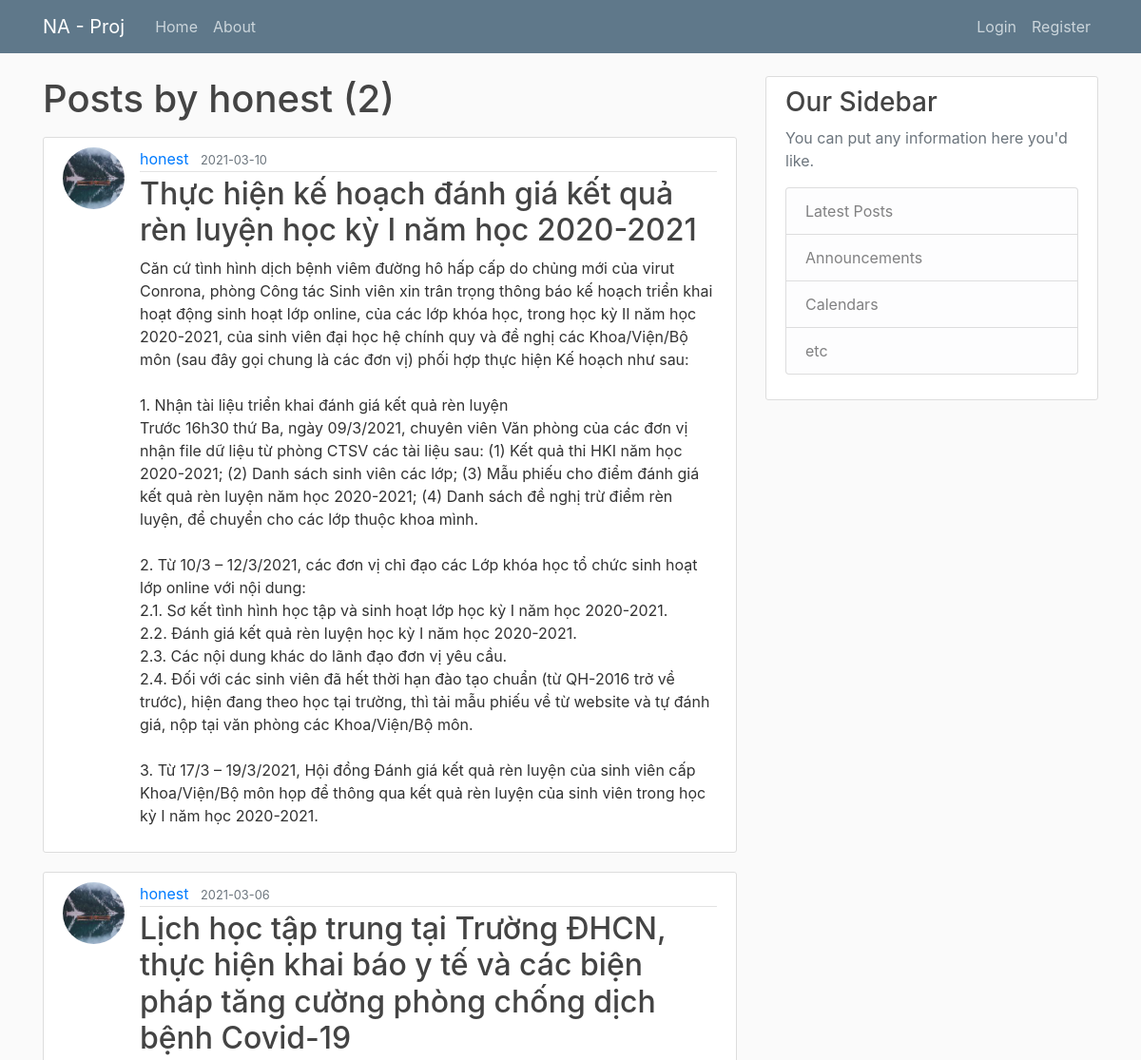
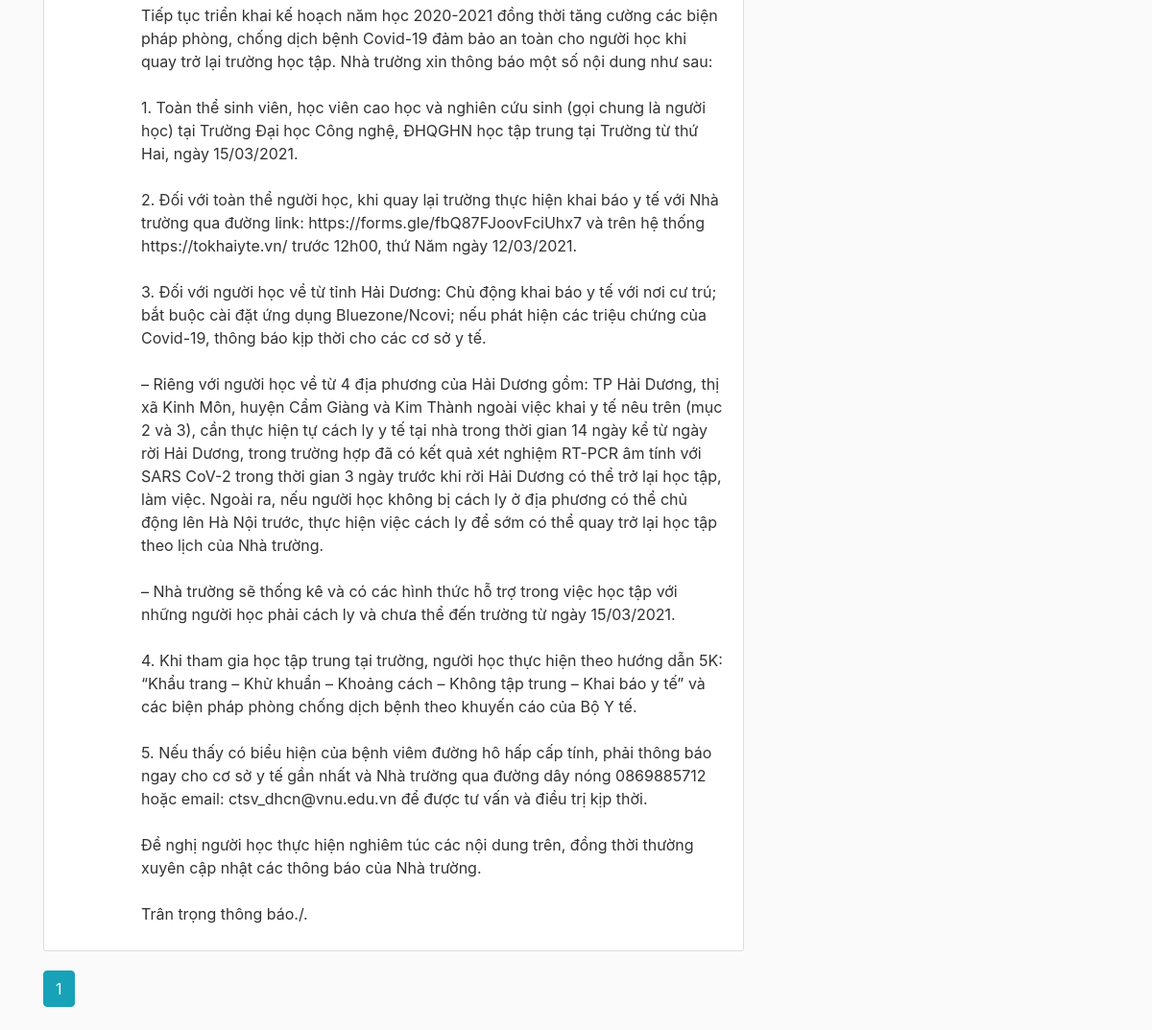
The app's page /user/honest with its own data (2 pictures, top to bottom).
### na_service/models.py (models this page shows, shortened)
class User(db.Model, UserMixin):
    id = db.Column(db.Integer, primary_key=True)
    username = db.Column(db.String(20), unique=True, nullable=False)
    email = db.Column(db.String(120), unique=True, nullable=False)
    image_file = db.Column(db.String(20), nullable=False, default='default.jpg')
    password = db.Column(db.String(60), nullable=False)
    posts = db.relationship('Post', backref='author', lazy=True)

class Post(db.Model):
    id = db.Column(db.Integer, primary_key=True)
    title = db.Column(db.String(100), nullable=False)
    date_posted = db.Column(db.DateTime, nullable=False, default=datetime.utcnow())
    content = db.Column(db.Text, nullable=False)
    user_id = db.Column(db.Integer, db.ForeignKey('user.id'), nullable=False)

### na_service/users/routes.py (the view)
@users.route('/user/<string:username>')
def user_posts(username):
    page = request.args.get('page', 1, type=int) # 1 la gia tri default cua thang page
    user = User.query.filter_by(username=username).first_or_404()
    posts = Post.query.filter_by(author=user).order_by(Post.date_posted.desc()).paginate(page=page, per_page=5)
    return render_template("user_post.html", posts=posts, user=user)

### na_service/templates/user_post.html
{% extends "layout.html" %}
{% block content %}
    <h1 class="mb-3">Posts by {{ user.username }} ({{ posts.total }})</h1>
    {% for post in posts.items %}
    <article class="media content-section">
        <img class="rounded-circle article-img" src="{{ url_for('static', filename='profile_pics/' + post.author.image_file) }}" alt="image of author">
        <div class="media-body">
            <div class="article-metadata">
                <a class="mr-2" href="{{ url_for('users.user_posts', username=post.author.username) }}">{{ post.author.username }}</a>
                <small class="text-muted">{{ post.date_posted.strftime('%Y-%m-%d') }}</small>
            </div>
            <h2><a class="article-title" href="{{ url_for('posts.post', post_id=post.id) }}">{{ post.title }}</a></h2>
            <p class="article-content">{{ post.content }}</p>
        </div>
    </article>
    {% endfor %}
    {% for page_num in posts.iter_pages(left_edge=1, right_edge=1, left_current=1, right_current=2 ) %}
        {% if page_num %}
            {% if posts.page == page_num %}
                <a class="btn btn-info mb-4" href="{{ url_for('users.user_posts', username=user.username, page=page_num) }}">{{ page_num }}</a>
            {% else %}
                <a class="btn btn-outline-info mb-4" href="{{ url_for('users.user_posts', username=user.username, page=page_num) }}">{{ page_num }}</a>
            {% endif %}
        {% else %}
            ...
        {% endif %}
    {% endfor %}
{% endblock content %}

### na_service/static/css/main.css (style rules this page uses)
body { background: #fafafa; color: #333333; margin-top: 5rem; }
h1, h2, h3, h4, h5, h6 { color: #444444; }
.content-section { background: #ffffff; padding: 10px 20px; border: 1px solid #dddddd; border-radius: 3px; margin-bottom: 20px; }
.article-title { color: #444444; }
.article-content { white-space: pre-line; }
.article-img { height: 65px; width: 65px; margin-right: 16px; }
.article-metadata { padding-bottom: 1px; margin-bottom: 4px; border-bottom: 1px solid #e3e3e3 }

### records on screen
User: username "honest"
Post: image_file (picture), author.username "honest", date_posted "2021-03-10", title "Thực hiện kế hoạch đánh giá kết quả rèn luyện học kỳ I năm học 2020-2021", content "Căn cứ tình hình dịch bệnh viêm đường hô hấp cấp do chủng mới của virut Conrona, phòng Công tác Sinh viên xin trân trọng thông báo kế hoạch triển khai hoạt động sinh hoạt lớp online, của các lớp khóa học, trong học kỳ II năm học 2020-2021, của sinh viên đại học hệ chính quy và đề nghị các Khoa/Viện/Bộ môn (sau đây gọi chung là các đơn vị) phối hợp thực hiện Kế hoạch như sau: 1. Nhận tài liệu triển khai đánh giá kết quả rèn luyện Trước 16h30 thứ Ba, ngày 09/3/2021, chuyên viên Văn phòng của các đơn vị nhận file dữ liệu từ phòng CTSV các tài liệu sau: (1) Kết quả thi HKI năm học 2020-2021; (2) Danh sách sinh viên các lớp; (3) Mẫu phiếu cho điểm đánh giá kết quả rèn luyện năm học 2020-2021;…"
Post: image_file (picture), author.username "honest", date_posted "2021-03-06", title "Lịch học tập trung tại Trường ĐHCN, thực hiện khai báo y tế và các biện pháp tăng cường phòng chống dịch bệnh Covid-19", content "Tiếp tục triển khai kế hoạch năm học 2020-2021 đồng thời tăng cường các biện pháp phòng, chống dịch bệnh Covid-19 đảm bảo an toàn cho người học khi quay trở lại trường học tập. Nhà trường xin thông báo một số nội dung như sau: 1. Toàn thể sinh viên, học viên cao học và nghiên cứu sinh (gọi chung là người học) tại Trường Đại học Công nghệ, ĐHQGHN học tập trung tại Trường từ thứ Hai, ngày 15/03/2021. 2. Đối với toàn thể người học, khi quay lại trường thực hiện khai báo y tế với Nhà trường qua đường link: https://forms.gle/fbQ87FJoovFciUhx7 và trên hệ thống https://tokhaiyte.vn/ trước 12h00, thứ Năm ngày 12/03/2021. 3. Đối với người học về từ tỉnh Hải Dương: Chủ động khai báo y tế với nơi cư…"

### other values on screen
{{ posts.total }} "2"
{{ page_num }} "1"
